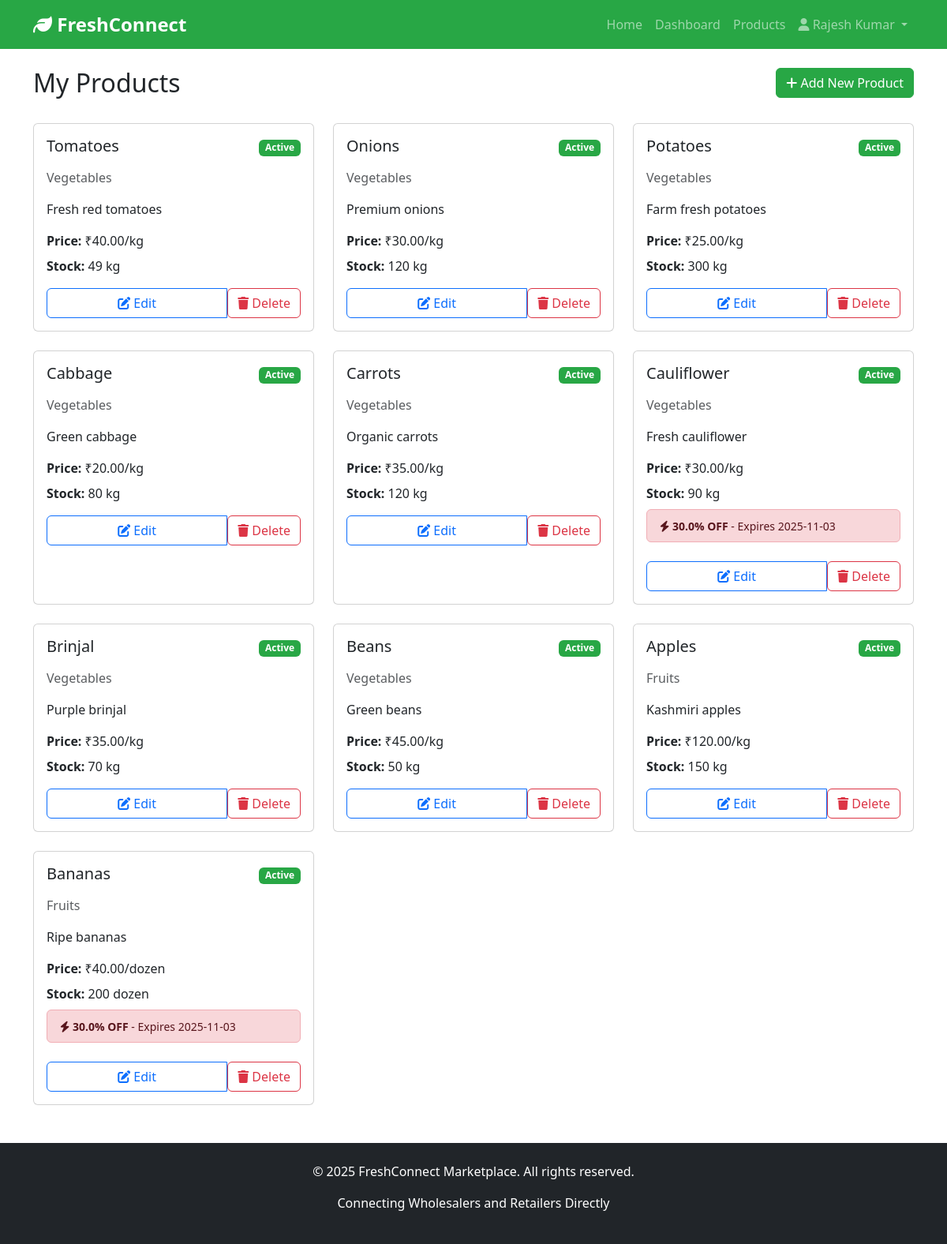
/vendor/products (signed in), run on the app's committed database.
### app/models.py (models this page shows, shortened)
class User(UserMixin, db.Model):
    __tablename__ = 'users'
    id = db.Column(db.Integer, primary_key=True)
    name = db.Column(db.String(100), nullable=False)
    email = db.Column(db.String(120), unique=True, nullable=False, index=True)
    password_hash = db.Column(db.String(255), nullable=False)
    user_type = db.Column(db.String(20), nullable=False)  # admin, vendor, retailer, company, driver
    business_name = db.Column(db.String(200))
    phone = db.Column(db.String(20))
    address = db.Column(db.Text)
    city = db.Column(db.String(100))
    state = db.Column(db.String(100))
    pincode = db.Column(db.String(10))
    company_name = db.Column(db.String(200))
    gst_number = db.Column(db.String(50))
    brand_name = db.Column(db.String(100))
    is_active = db.Column(db.Boolean, default=True)
    is_verified = db.Column(db.Boolean, default=False)
    created_at = db.Column(db.DateTime, default=datetime.utcnow)
    products = db.relationship('Product', backref='vendor', lazy='dynamic', foreign_keys='Product.vendor_id')
    orders_as_retailer = db.relationship('Order', backref='retailer', lazy='dynamic', foreign_keys='Order.retailer_id')
    credit = db.relationship('RetailerCredit', backref='retailer', uselist=False)

class Product(db.Model):
    __tablename__ = 'products'
    id = db.Column(db.Integer, primary_key=True)
    vendor_id = db.Column(db.Integer, db.ForeignKey('users.id'), nullable=False)
    product_name = db.Column(db.String(200), nullable=False)
    category = db.Column(db.String(100), nullable=False)
    description = db.Column(db.Text)
    price = db.Column(db.Float, nullable=False)
    quantity = db.Column(db.Integer, nullable=False)
    unit = db.Column(db.String(50), nullable=False)  # kg, liter, piece, etc.
    moq_enabled = db.Column(db.Boolean, default=False)
    moq_type = db.Column(db.String(20))  # quantity, weight, both
    minimum_quantity = db.Column(db.Integer)
    minimum_weight = db.Column(db.Float)
    expiry_date = db.Column(db.Date)
    image_filename = db.Column(db.String(255))
    is_emergency = db.Column(db.Boolean, default=False)
    discount_percentage = db.Column(db.Float, default=0)
    is_active = db.Column(db.Boolean, default=True)
    created_at = db.Column(db.DateTime, default=datetime.utcnow)
    updated_at = db.Column(db.DateTime, default=datetime.utcnow, onupdate=datetime.utcnow)
    order_items = db.relationship('OrderItem', backref='product', lazy='dynamic')

### app/routes/vendor.py (the view)
@vendor_bp.route('/products')
@login_required
@vendor_required
def products():
    products = Product.query.filter_by(vendor_id=current_user.id).all()
    return render_template('vendor/products.html', products=products)

### app/templates/vendor/products.html (shortened to what this page needs)
{% extends "base.html" %}
{% block content %}
<div class="container mt-4">
    <div class="row mb-4">
        <div class="col-md-6">
            <h2>My Products</h2>
        </div>
        <div class="col-md-6 text-end">
            <a href="{{ url_for('vendor.add_product') }}" class="btn btn-success">
                <i class="fas fa-plus"></i> Add New Product
            </a>
        </div>
    </div>
    {% if products %}
    <div class="row g-4">
        {% for product in products %}
        <div class="col-md-4">
            <div class="card h-100">
                <div class="card-body">
                    <div class="d-flex justify-content-between align-items-start mb-2">
                        <h5 class="card-title">{{ product.product_name }}</h5>
                        <div>
                            {% if product.is_active %}
                            <span class="badge bg-success">Active</span>
                            {% else %}
                            <span class="badge bg-secondary">Inactive</span>
                            {% endif %}
                        </div>
                    </div>
                    <p class="text-muted">{{ product.category }}</p>
                    <p class="card-text">{{ product.description or 'No description' }}</p>
                    <div class="mb-2">
                        <strong>Price:</strong> ₹{{ "%.2f"|format(product.price) }}/{{ product.unit }}
                    </div>
                    <div class="mb-2">
                        <strong>Stock:</strong> {{ product.quantity }} {{ product.unit }}
                    </div>
                    {% if product.is_emergency %}
                    <div class="alert alert-danger py-2">
                        <small>
                            <i class="fas fa-bolt"></i>
                            <strong>{{ product.discount_percentage }}% OFF</strong> - Expires {{ product.expiry_date.strftime('%Y-%m-%d') }}
                        </small>
                    </div>
                    {% endif %}
                    <div class="btn-group w-100 mt-2" role="group">
                        <a href="{{ url_for('vendor.edit_product', product_id=product.id) }}" class="btn btn-outline-primary">
                            <i class="fas fa-edit"></i> Edit
                        </a>
                        <form method="POST" action="{{ url_for('vendor.delete_product', product_id=product.id) }}" class="d-inline" onsubmit="return confirm('Delete this product?');">
                            <button type="submit" class="btn btn-outline-danger">
                                <i class="fas fa-trash"></i> Delete
                            </button>
                        </form>
                    </div>
                </div>
            </div>
        </div>
        {% endfor %}
    </div>
    {% else %}
    <div class="alert alert-info">
        <h5>No products yet</h5>
        <p>Start by adding your first product to the marketplace.</p>
        <a href="{{ url_for('vendor.add_product') }}" class="btn btn-success">Add Product</a>
    </div>
    {% endif %}
</div>
{% endblock %}

### app/templates/base.html (shortened to what this page needs)
<!DOCTYPE html>
<html lang="en">
<head>
    <link href="https://cdn.jsdelivr.net/npm/bootstrap@5.3.0/dist/css/bootstrap.min.css" rel="stylesheet">
    <link rel="stylesheet" href="https://cdnjs.cloudflare.com/ajax/libs/font-awesome/6.4.0/css/all.min.css">
    <link rel="stylesheet" href="{{ url_for('static', filename='css/style.css') }}">
</head>
<body>
    <nav class="navbar navbar-expand-lg navbar-dark bg-success">
        <div class="container">
            <a class="navbar-brand" href="{{ url_for('main.index') }}">
                <i class="fas fa-leaf"></i> FreshConnect
            </a>
            <div class="collapse navbar-collapse" id="navbarNav">
                <ul class="navbar-nav ms-auto">
                    <li class="nav-item">
                        <a class="nav-link" href="{{ url_for('main.index') }}">Home</a>
                    </li>
                    {% if current_user.is_authenticated %}
                        {% if current_user.user_type == 'admin' %}
                            <li class="nav-item">
                                <a class="nav-link" href="{{ url_for('admin.dashboard') }}">Dashboard</a>
                            </li>
                        {% elif current_user.user_type == 'vendor' %}
                            <li class="nav-item">
                                <a class="nav-link" href="{{ url_for('vendor.dashboard') }}">Dashboard</a>
                            </li>
                            <li class="nav-item">
                                <a class="nav-link" href="{{ url_for('vendor.products') }}">Products</a>
                            </li>
                        {% endif %}
                        <li class="nav-item dropdown">
                            <a class="nav-link dropdown-toggle" href="#" role="button" data-bs-toggle="dropdown">
                                <i class="fas fa-user"></i> {{ current_user.name }}
                            </a>
                        </li>
                    {% endif %}
                </ul>
            </div>
        </div>
    </nav>
    <main>
        {% block content %}{% endblock %}
    </main>
    <footer class="bg-dark text-white mt-5 py-4">
        <div class="container text-center">
            <p>&copy; 2025 FreshConnect Marketplace. All rights reserved.</p>
            <p>Connecting Wholesalers and Retailers Directly</p>
        </div>
    </footer>
</body>
</html>

### app/static/css/style.css (style rules this page uses)
body { min-height: 100vh; display: flex; flex-direction: column; }
main { flex: 1; }
.navbar-brand { font-weight: bold; font-size: 1.5rem; }
.card { transition: transform 0.2s; }
.btn-success { background-color: #28a745; border-color: #28a745; }
.bg-success { background-color: #28a745 !important; }
footer { margin-top: auto; }

### data on the page
User: name "Rajesh Kumar"
Product: product_name "Tomatoes", is_active "Active", category "Vegetables", description "Fresh red tomatoes", price "40.00", unit "kg", quantity "49"
Product: product_name "Onions", is_active "Active", category "Vegetables", description "Premium onions", price "30.00", unit "kg", quantity "120"
Product: product_name "Potatoes", is_active "Active", category "Vegetables", description "Farm fresh potatoes", price "25.00", unit "kg", quantity "300"
Product: product_name "Cabbage", is_active "Active", category "Vegetables", description "Green cabbage", price "20.00", unit "kg", quantity "80"
Product: product_name "Carrots", is_active "Active", category "Vegetables", description "Organic carrots", price "35.00", unit "kg", quantity "120"
Product: product_name "Cauliflower", is_active "Active", category "Vegetables", description "Fresh cauliflower", price "30.00", unit "kg", quantity "90", discount_percentage "30.0", expiry_date "2025-11-03"
Product: product_name "Brinjal", is_active "Active", category "Vegetables", description "Purple brinjal", price "35.00", unit "kg", quantity "70"
Product: product_name "Beans", is_active "Active", category "Vegetables", description "Green beans", price "45.00", unit "kg", quantity "50"
Product: product_name "Apples", is_active "Active", category "Fruits", description "Kashmiri apples", price "120.00", unit "kg", quantity "150"
Product: product_name "Bananas", is_active "Active", category "Fruits", description "Ripe bananas", price "40.00", unit "dozen", quantity "200", discount_percentage "30.0", expiry_date "2025-11-03"
